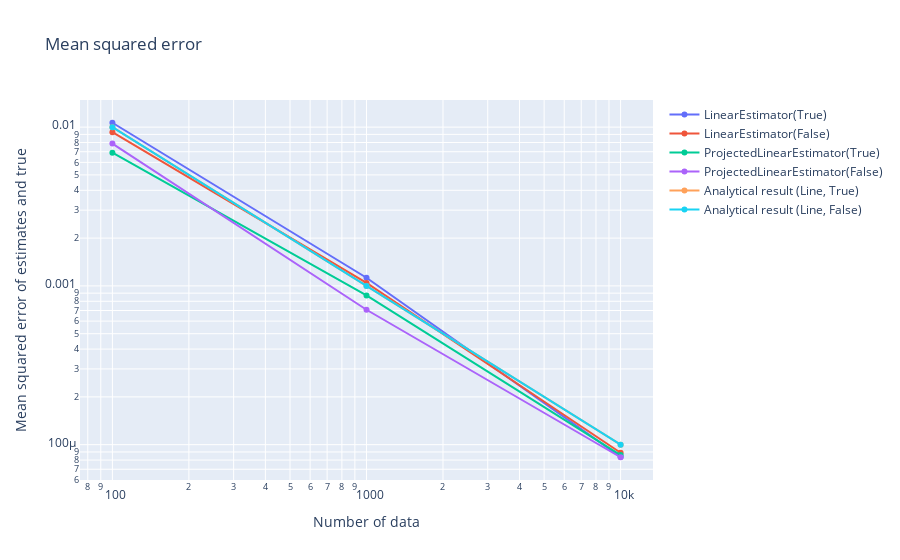

The cell this chart's notebook holds for it:
### Markdown cell above
# Appendix

### Code cell
data_analysis.make_mses_graph_estimation_results(
    estimation_results_list,
    case_name_list,
    true_object,
    show_analytical_results=True,
    estimator_list=estimator_list,
)

### Figure 1 — Plotly figure (JSON) as saved in the notebook; plotly's stock layout.template omitted (floating-point values rounded to 4 significant figures)
{"data": [{"mode": "lines+markers", "name": "LinearEstimator(True)", "type": "scatter", "x": [100, 1000, 10000], "y": [0.01066, 0.001126, 8.372e-05]}, {"mode": "lines+markers", "name": "LinearEstimator(False)", "type": "scatter", "x": [100, 1000, 10000], "y": [0.009288, 0.001044, 8.894e-05]}, {"mode": "lines+markers", "name": "ProjectedLinearEstimator(True)", "type": "scatter", "x": [100, 1000, 10000], "y": [0.006906, 0.0008709, 8.6e-05]}, {"mode": "lines+markers", "name": "ProjectedLinearEstimator(False)", "type": "scatter", "x": [100, 1000, 10000], "y": [0.007877, 0.0007075, 8.332e-05]}, {"mode": "lines+markers", "name": "Analytical result (Line, True)", "type": "scatter", "x": [100, 1000, 10000], "y": [0.01, 0.001, 0.0001]}, {"mode": "lines+markers", "name": "Analytical result (Line, False)", "type": "scatter", "x": [100, 1000, 10000], "y": [0.01, 0.001, 0.0001]}], "layout": {"title": {"text": "Mean squared error"}, "xaxis": {"title": {"text": "Number of data"}, "type": "log"}, "yaxis": {"title": {"text": "Mean squared error of estimates and true"}, "type": "log"}}}
